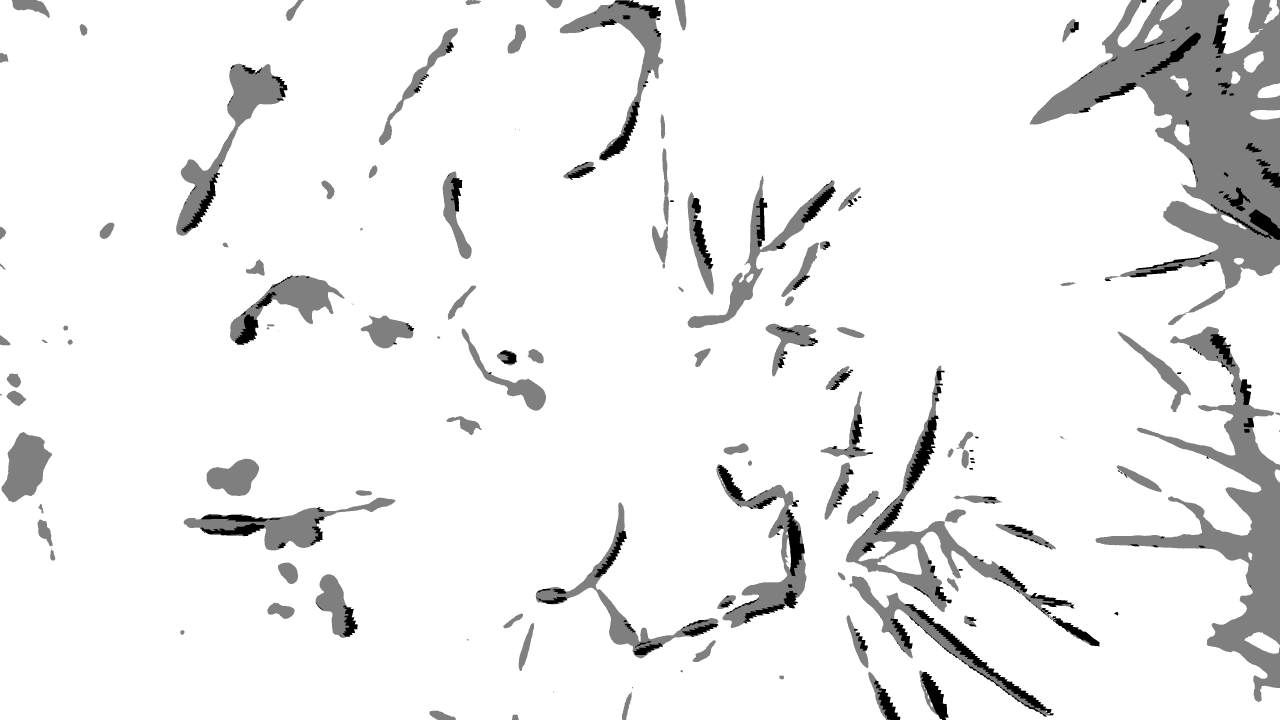
#> input picture ofa_main/images/mock_images/back/depth16.png, 3840 x 2160 px, found by its file name (shown at 1/3 size)
$ python depth_image.py   (older library calls are emulated)
#> lines starting #> are read from the running program, lines starting #| are printed output that depends on the picture
import open3d as o3d
import numpy as np
import time
import random
import math
import matplotlib.pyplot as plt

from sklearn.cluster import KMeans

import cv2

# Load point cloud from PCD file
# color_raw = o3d.io.read_image("/home/ofa/ros2_ws/src/ros-weed-control/ofa_main/images/mock_images/back/color.png")
depth_raw = o3d.io.read_image("/home/ofa/ros2_ws/src/ros-weed-control/ofa_main/images/mock_images/back/depth16.png")
# [10 lines of commented-out code are left out]

fx = 2240.591797
fy = 2239.406738
cx = 1899.003296
cy = 1080.935913

camera_matrix = np.array([[fx,  0, cx],
                          [ 0, fy, cy],
                          [ 0,  0,  1]], dtype=np.float32)

dist_coeffs = np.array([0.079749, -0.110377, -0.000354, 0.000473, 0.046372], dtype=np.float32)

map1, map2 = cv2.initUndistortRectifyMap(camera_matrix, dist_coeffs, None, camera_matrix, (3840, 2160), cv2.CV_16SC2)

depth_image = cv2.imread('/home/ofa/ros2_ws/src/ros-weed-control/ofa_main/images/mock_images/back/depth16.png', cv2.IMREAD_UNCHANGED)
#> depth_image is the input picture: shape (2160, 3840) uint16; min 0, max 577, mean 525.1
undistorted_depth_image = cv2.remap(depth_image, map1, map2, interpolation=cv2.INTER_NEAREST)
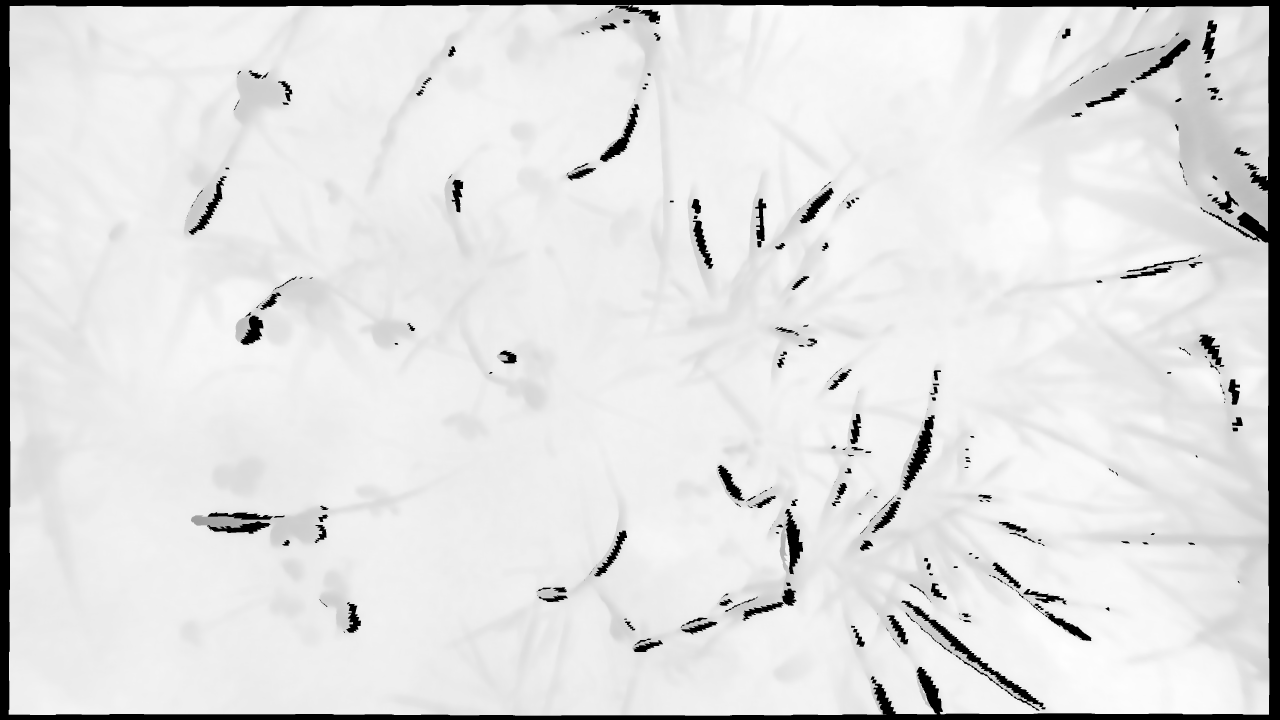
#> undistorted_depth_image: shape (2160, 3840) uint16 (shown at 1/3 size); min 0, max 577, mean 508.2; drawn with min black and max white
depth_o3d = o3d.geometry.Image(undistorted_depth_image)

# [10 lines of commented-out code are left out]

intrinsics =o3d.camera.PinholeCameraIntrinsic(3840, 2160, fx, fy, cx, cy)
# pcd = o3d.geometry.PointCloud.create_from_rgbd_image(
#     rgbd_image,
#     intrinsics)
pcd = o3d.geometry.PointCloud.create_from_depth_image(
    o3d.geometry.Image(undistorted_depth_image),
    intrinsics)

downpcd = pcd.voxel_down_sample(voxel_size=0.01)
o3d.visualization.draw_geometries([downpcd])

intrinsics =o3d.camera.PinholeCameraIntrinsic(3840, 2160, fx, fy, cx, cy)
# pcd = o3d.geometry.PointCloud.create_from_rgbd_image(
#     rgbd_image,
#     intrinsics)
pcd = o3d.geometry.PointCloud.create_from_depth_image(
    o3d.geometry.Image(depth_image),
    intrinsics)

downpcd = pcd.voxel_down_sample(voxel_size=0.01)
o3d.visualization.draw_geometries([downpcd])


# o3d.io.write_point_cloud("/home/ofa/ros2_ws/src/ros-weed-control/ofa_detection/pc_o3d.pcd", pcd, write_ascii=True)
